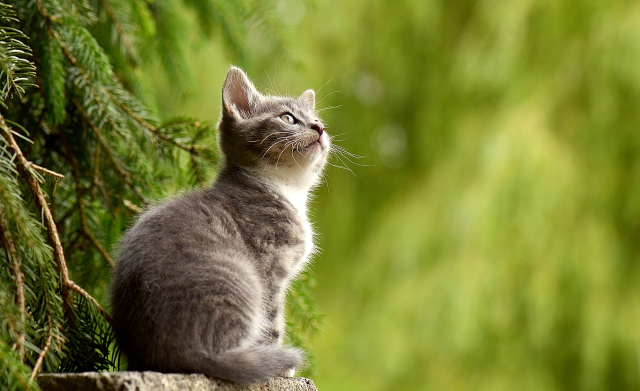
#> input picture image/cat3.jpg, 1280 x 781 px (shown at 1/2 size)
$ jupyter execute index3.ipynb
#> lines starting #> are read from the running program, lines starting #| are printed output that depends on the picture; after the words box and inside, x2 and y2 are one past the last pixel; in counts of white or black regions, pixels touching at a corner belong together
[cell 1]
import cv2

[cell 2]
img_get = cv2.imread("image/cat3.jpg")
#> img_get is the input picture: shape (781, 1280, 3); mean B, G, R 49.7, 125.8, 119.2
img_get = cv2.resize(img_get,(500,600))
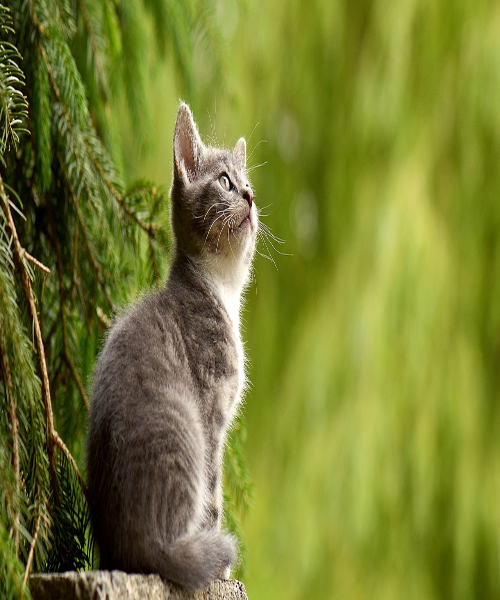
#> img_get: shape (600, 500, 3); mean B, G, R 49.5, 125.7, 119
txt = cv2.putText(img = img_get,text = "Cat Hai",org = (50,70),fontFace =cv2.FONT_HERSHEY_DUPLEX,fontScale = 3,color = (0,0,255),thickness =3,lineType = cv2.LINE_8,
bottomLeftOrigin = False)
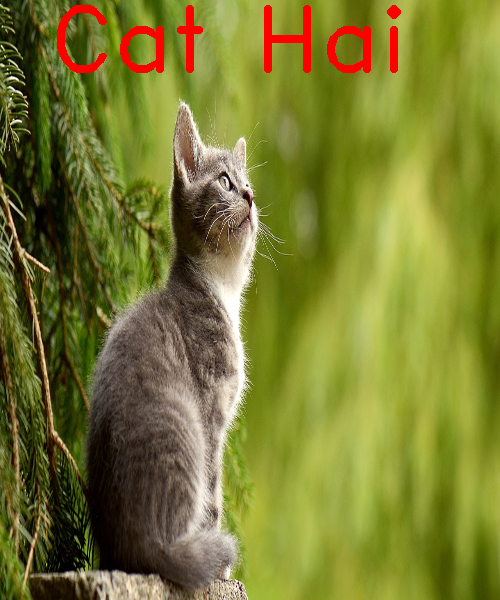
#> txt: shape (600, 500, 3); mean B, G, R 48.8, 123.1, 121.5
txt = cv2.putText(img = img_get,text = "Cat Hai",org = (50,90),fontFace =cv2.FONT_HERSHEY_DUPLEX,fontScale = 3,color = (0,0,255),thickness =3,lineType = cv2.LINE_8,
bottomLeftOrigin = True)
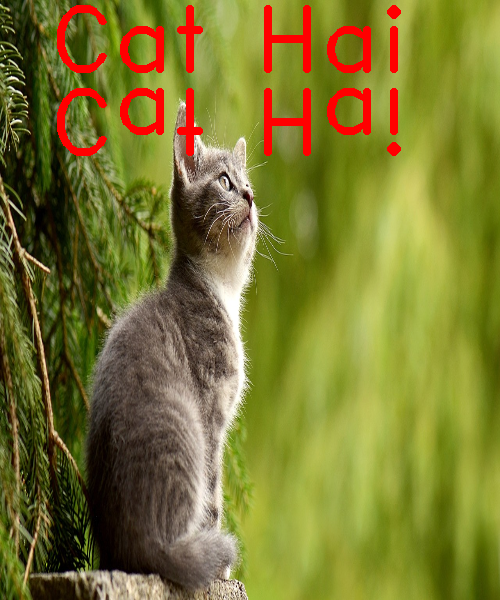
#> txt: shape (600, 500, 3); 1.88% of pixels changed, all inside (x1, y1, x2, y2) = (57, 88, 401, 156)
cv2.imshow("Cat",img_get)
cv2.waitKey(0)
cv2.destroyAllWindows()

[cell 3]
old_img = cv2.imread("image/cat3.jpg")
old_img = cv2.resize(old_img,(500,600))
new_img = cv2.line(img = old_img,pt1=(180,250),pt2=(260,250),color=(0,255,0),thickness=4,lineType=4)
cv2.imshow("Cat",new_img)
cv2.waitKey(0)
cv2.destroyAllWindows()

[cell 4]
old_img = cv2.imread("image/cat3.jpg")
old_img = cv2.resize(old_img,(500,600))
new_img = cv2.rectangle(img = old_img,pt1=(150,150),pt2=(290,250),color=(0,255,0),thickness=4,lineType=4)
txt = cv2.putText(img = new_img,text = "Cat Hai",org = (150,140),fontFace =cv2.FONT_HERSHEY_DUPLEX,fontScale = 1,color = (0,0,255),thickness =1,lineType = cv2.LINE_8,
bottomLeftOrigin = False)
cv2.imshow("Cat",new_img)
cv2.waitKey(0)
cv2.destroyAllWindows()

[cell 5]
old_img1 = cv2.imread("image/dog1.jpeg")
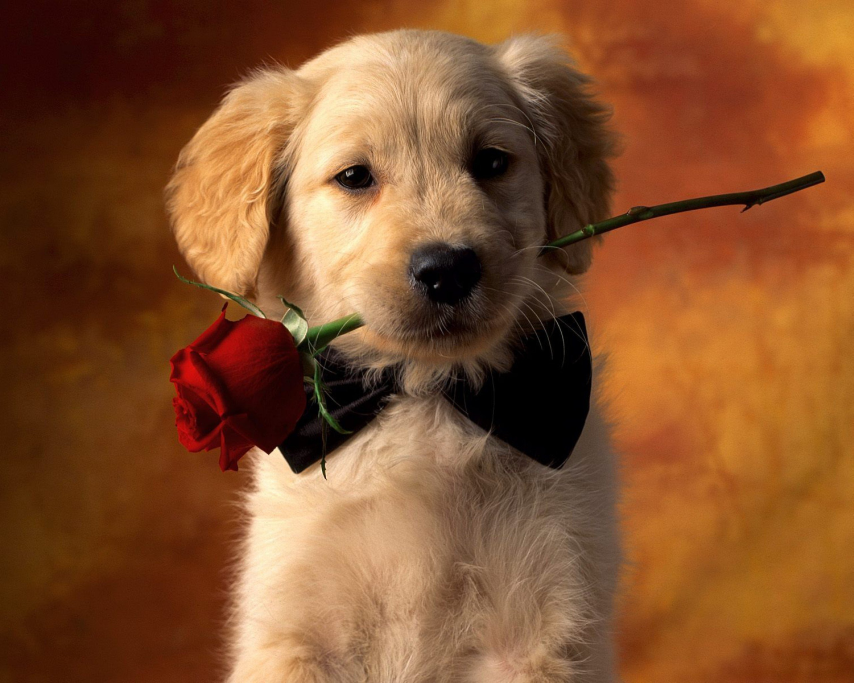
#> input picture image/dog1.jpeg, 2560 x 2048 px (shown at 1/3 size)
#> old_img1 is the input picture: shape (2048, 2560, 3); mean B, G, R 45, 81.4, 132.5
old_img1 = cv2.resize(old_img1,(500,600))
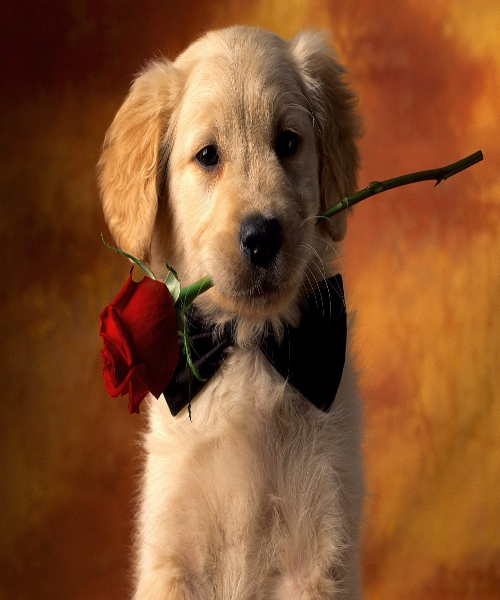
#> old_img1: shape (600, 500, 3); mean B, G, R 44.9, 81.3, 132.4
new_img = cv2.circle(img = old_img1,center=(230,160), radius=150 ,color=(0,255,0),thickness=-1,lineType=4)
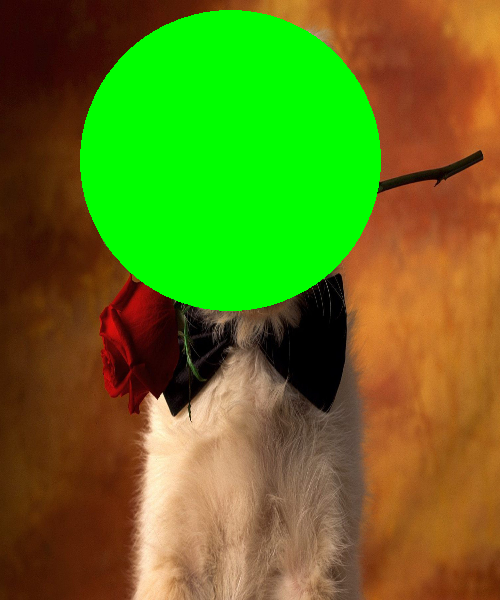
#> new_img: shape (600, 500, 3); mean B, G, R 28.8, 117.3, 98.5
cv2.imshow("Dog",new_img)
cv2.waitKey(0)
cv2.destroyAllWindows()

[cell 6]
old_img1 = cv2.imread("image/dog1.jpeg")
old_img1 = cv2.resize(old_img1,(500,600))
new_img = cv2.ellipse(img = old_img1,center=(230,160),axes=(80,150),angle=30,startAngle=0,endAngle=360  ,color=(0,255,0),thickness=1,lineType=4)
cv2.imshow("Dog",new_img)
cv2.waitKey(0)
cv2.destroyAllWindows()

[cell 7]
import numpy as np

[cell 8]
old_img1 = cv2.imread("image/dog1.jpeg")
old_img1 = cv2.resize(old_img1,(500,600))
new_img = cv2.polylines(img = old_img1,pts=[np.array([[100,200],[150,300],[300,400],[300,600],[100,600]])],isClosed= True,color=(0,255,0),thickness=1,lineType=4)
cv2.imshow("Dog",new_img)
cv2.waitKey(0)
cv2.destroyAllWindows()
